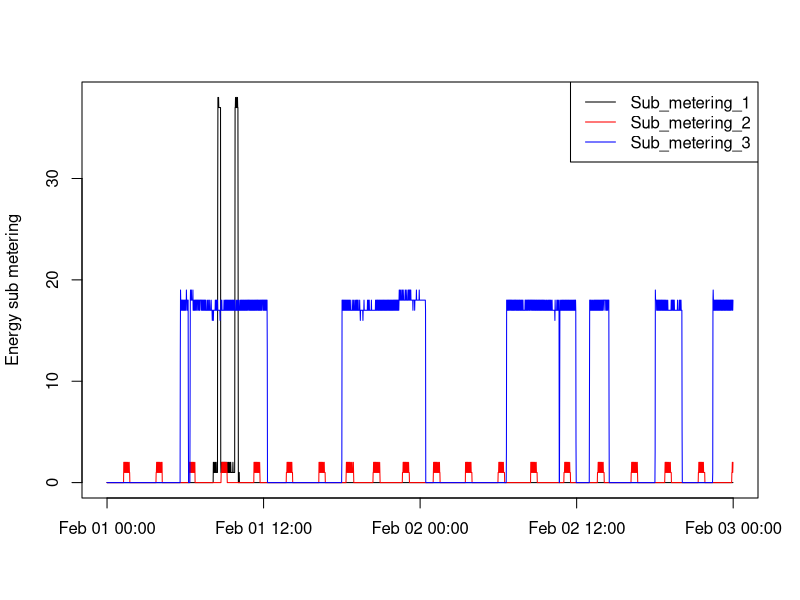

The R source for this figure:
#############
## plot3.R ##
#############
# Using the same data frame generated in 'plot1.R'.
df <- read.csv("filtered_data.csv") 
# Draw 'plot3'.
plot(Sub_metering_1~as.POSIXct(datetime),
     data=df,
     type="l", 
     xlab="", ylab = "Energy sub metering",
     col="black")
# Add two more sets of data points in different color.
points(as.POSIXct(df$datetime), df$Sub_metering_2, type="l", col="red")
points(as.POSIXct(df$datetime), df$Sub_metering_3, type="l", col="blue")
# Make a legend on the top-right corner of the plot.
legend("topright", 
       legend=c("Sub_metering_1", "Sub_metering_2", "Sub_metering_3"),
       col=c("black", "red", "blue"),
       lty=1)
dev.copy(png, file = "plot3.png", width=480, height=480) ## Make a PNG format plot.
dev.off() ## Close the graphic device.
